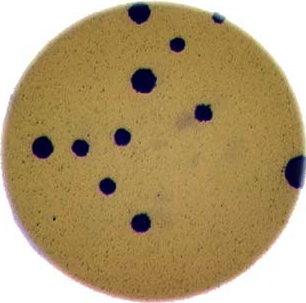
#> input picture data/raw/colonies-01.tif, 306 x 303 px
$ jupyter execute 010_try_your_environment.ipynb   (shell and % lines are left out)
#> lines starting #> are read from the running program, lines starting #| are printed output that depends on the picture
 # Test Your Environment

 Test load and image to confirm that everything works.

[cell 1]
import imageio.v3 as iio
import matplotlib.pyplot as plt
import skimage as ski


# load an image
image = iio.imread(uri='../data/raw/colonies-01.tif')
#> image is the input picture: shape (303, 306, 3); mean R, G, B 177.7, 155.8, 113.9

# rotate it by 45 degrees
rotated = ski.transform.rotate(image=image, angle=45)
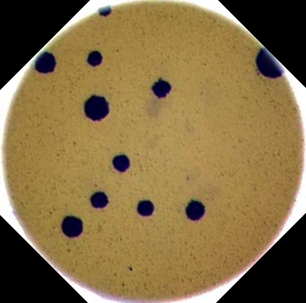
#> rotated: shape (303, 306, 3) float64; mean R, G, B 0.526, 0.44, 0.275

# display the original image and its rotated version side by side
fig, ax = plt.subplots(1, 2)
ax[0].imshow(image)
ax[1].imshow(rotated)
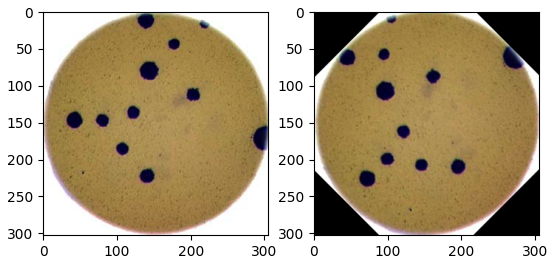
#> figure drawn by matplotlib, 2 panels

Then convert to gray as further confirmation.

[cell 2]
# Change the images into grayscale then reshow them
image_gray = ski.color.rgb2gray(image)
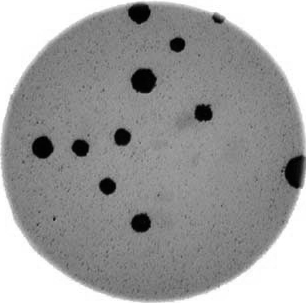
#> image_gray: shape (303, 306) float64; min 0.00223, max 1, mean 0.617
rotated_gray = ski.color.rgb2gray(rotated)
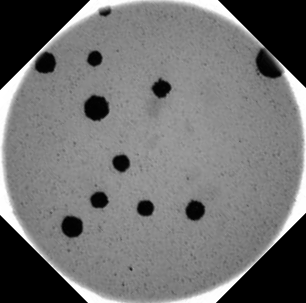
#> rotated_gray: shape (303, 306) float64; min 0, max 1, mean 0.446
# display the original image and its rotated version side by side
fig, ax = plt.subplots(1, 2)
ax[0].imshow(image_gray, cmap='gray')
ax[1].imshow(rotated_gray, cmap='gray')

$ run again, with data/raw/colonies-02.tif copied over data/raw/colonies-01.tif
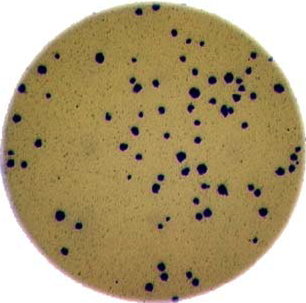
#> input picture data/raw/colonies-02.tif, 306 x 303 px
#> image is the input picture: shape (303, 306, 3); mean R, G, B 174.7, 157.2, 117.5
#> `rotated = ski.transform.rotate(image=image, angle=45)`:
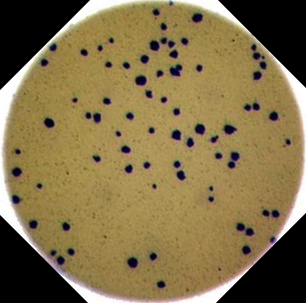
#> rotated: shape (303, 306, 3) float64; mean R, G, B 0.514, 0.445, 0.29
#> `rotated_gray = ski.color.rgb2gray(rotated)`:
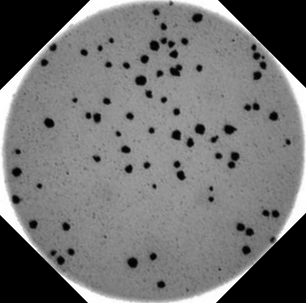
#> rotated_gray: shape (303, 306) float64; min 0, max 1, mean 0.448

$ run again, with data/raw/colonies-03.tif copied over data/raw/colonies-01.tif
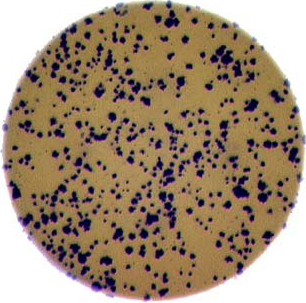
#> input picture data/raw/colonies-03.tif, 306 x 303 px
#> image is the input picture: shape (303, 306, 3); mean R, G, B 161.7, 141.7, 119.8
#> `image_gray = ski.color.rgb2gray(image)`:
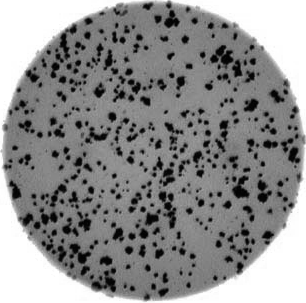
#> image_gray: shape (303, 306) float64; min 0, max 1, mean 0.566
#> `rotated_gray = ski.color.rgb2gray(rotated)`:
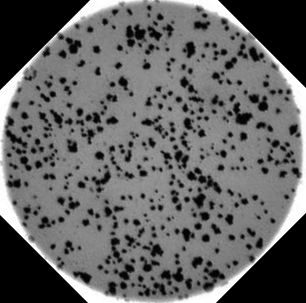
#> rotated_gray: shape (303, 306) float64; min 0, max 1, mean 0.395
